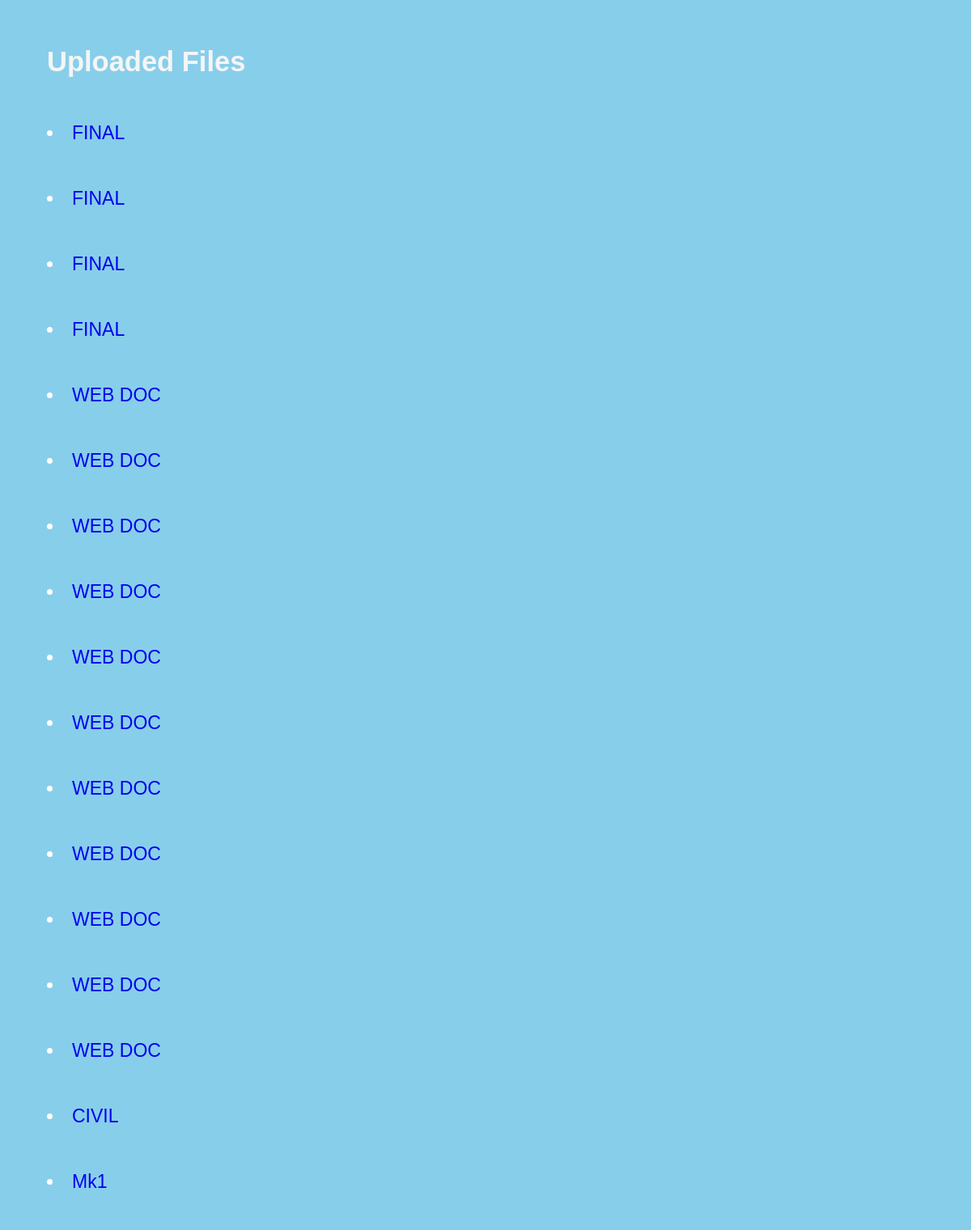
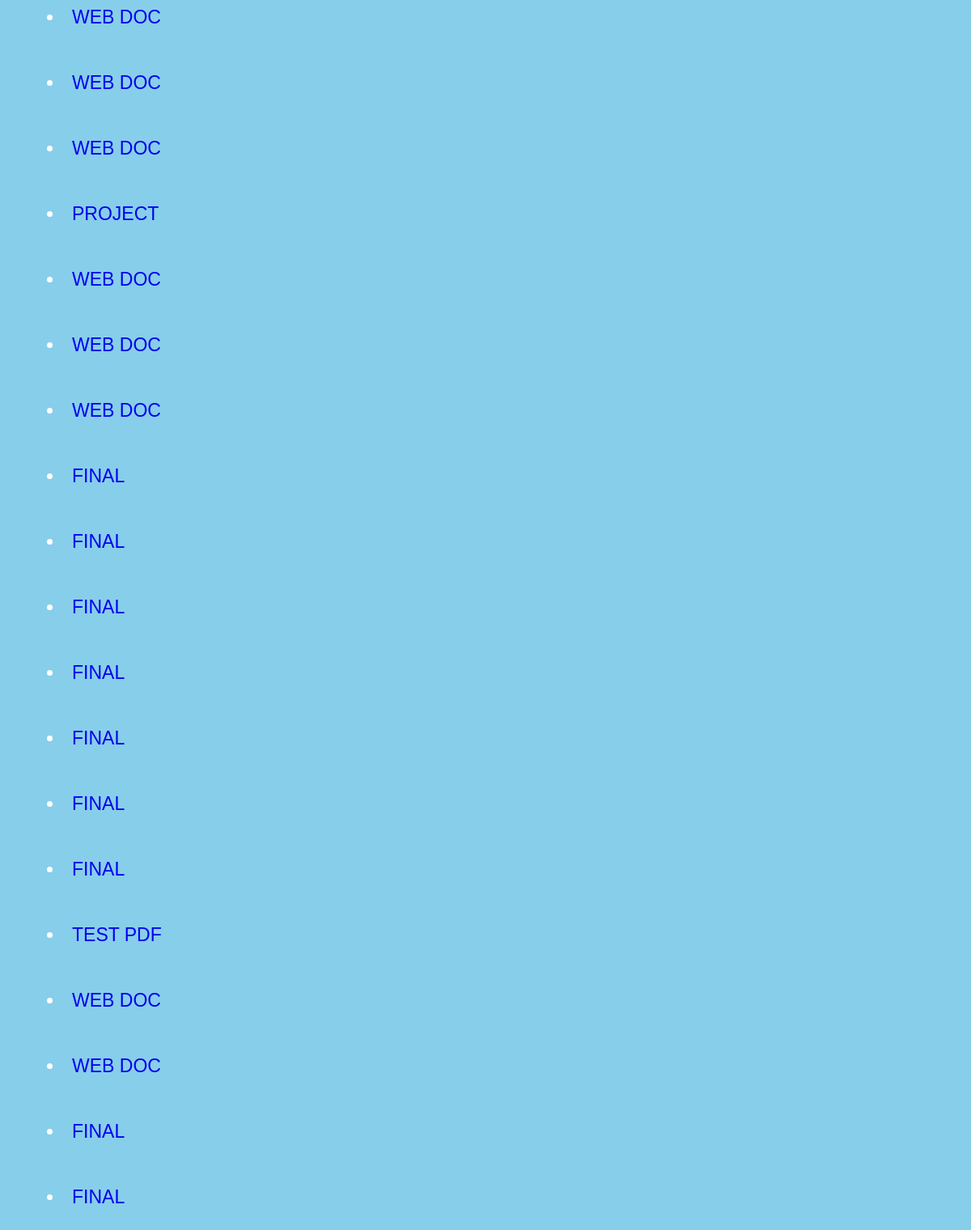
Page /filelist on the committed database (2 pictures, top to bottom).
### app/models.py (models this page shows)
class FileUpload(models.Model):
    description = models.CharField(max_length=255)
    file = models.FileField(upload_to='file')
    uploaded_at = models.DateTimeField(auto_now_add=True)

### app/views.py (the view)
def file_list(request):
    files = FileUpload.objects.all()
    return render(request, 'file_list.html', {'files': files})

### templates/file_list.html (shortened to what this page needs)
<!DOCTYPE html>
<html lang="en">
<head>
</head>
<body>
  <h2>Uploaded Files</h2>
  <u1>
    {% for file in files %}<br>
      <li><a href="{{ file.file.url }}" style="text-decoration:none">{{ file.description }}</a> </li><br>
    {% endfor %}<br>
  </u1>
</body>
</html>

### templates/file_list.html (style rules this page uses)
body { background-color: skyblue; padding-left: 50px; padding-top: 20px; color: whitesmoke; font-size: 23px; font-family: 'Gill Sans', 'Gill Sans MT', Calibri, 'Trebuchet MS', sans-serif; }
u1 { color:white; }

### rows in the picture
FileUpload: description "FINAL"
FileUpload: description "FINAL"
FileUpload: description "FINAL"
FileUpload: description "FINAL"
FileUpload: description "WEB DOC"
FileUpload: description "WEB DOC"
FileUpload: description "WEB DOC"
FileUpload: description "WEB DOC"
FileUpload: description "WEB DOC"
FileUpload: description "WEB DOC"
FileUpload: description "WEB DOC"
FileUpload: description "WEB DOC"
FileUpload: description "WEB DOC"
FileUpload: description "WEB DOC"
FileUpload: description "WEB DOC"
FileUpload: description "CIVIL"
FileUpload: description "Mk1"
FileUpload: description "WEB DOC"
FileUpload: description "WEB DOC"
FileUpload: description "WEB DOC"
FileUpload: description "PROJECT"
FileUpload: description "WEB DOC"
FileUpload: description "WEB DOC"
FileUpload: description "WEB DOC"
FileUpload: description "FINAL"
FileUpload: description "FINAL"
FileUpload: description "FINAL"
FileUpload: description "FINAL"
FileUpload: description "FINAL"
FileUpload: description "FINAL"
FileUpload: description "FINAL"
FileUpload: description "TEST PDF"
FileUpload: description "WEB DOC"
FileUpload: description "WEB DOC"
FileUpload: description "FINAL"
FileUpload: description "FINAL"
